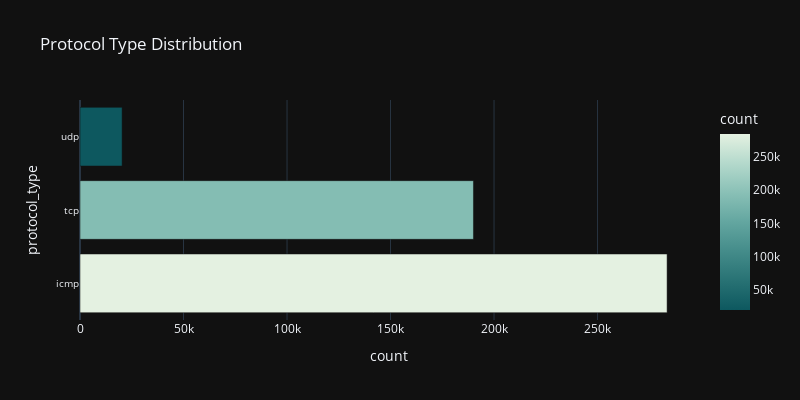

This figure's notebook cell:
### Code cell
fig = plot_bar(raw_data, 'protocol_type', 'Protocol Type Distribution', width=800, height=400)
fig.write_image('../figures/protocol_type_distribution.svg')

### Figure 1 — Plotly figure (JSON) as saved in the notebook; plotly's stock layout.template omitted (floating-point values rounded to 4 significant figures)
{"data": [{"alignmentgroup": "True", "hovertemplate": "count=%{marker.color}<br>protocol_type=%{y}<extra></extra>", "legendgroup": "", "marker": {"color": [283602, 190065, 20354], "coloraxis": "coloraxis", "pattern": {"shape": ""}}, "name": "", "offsetgroup": "", "orientation": "h", "showlegend": false, "textposition": "auto", "type": "bar", "x": [283602, 190065, 20354], "xaxis": "x", "y": ["icmp", "tcp", "udp"], "yaxis": "y"}], "layout": {"barmode": "relative", "coloraxis": {"colorbar": {"title": {"text": "count"}}, "colorscale": [[0, "rgb(13, 88, 95)"], [0.1667, "rgb(40, 114, 116)"], [0.3333, "rgb(68, 140, 138)"], [0.5, "rgb(99, 166, 160)"], [0.6667, "rgb(137, 192, 182)"], [0.8333, "rgb(180, 217, 204)"], [1, "rgb(228, 241, 225)"]]}, "height": 400, "legend": {"tracegroupgap": 0}, "title": {"text": "Protocol Type Distribution"}, "width": 800, "xaxis": {"anchor": "y", "domain": [0, 1], "title": {"text": "count"}}, "yaxis": {"anchor": "x", "domain": [0, 1], "tickfont": {"size": 10}, "title": {"text": "protocol_type"}}}}
